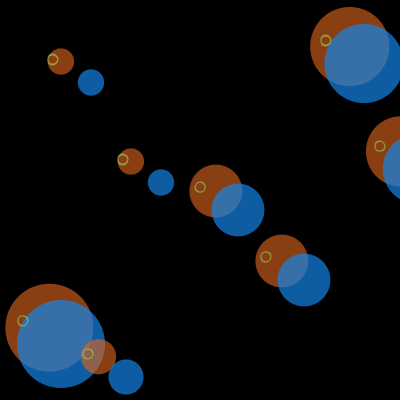
Frame 1 (no input)
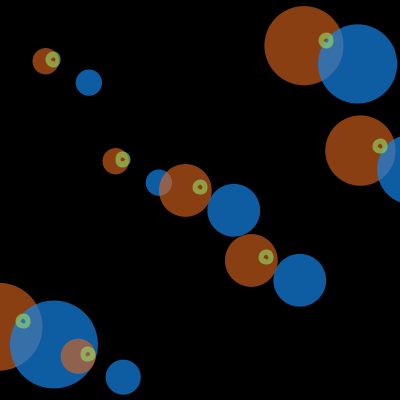
Frame 60 (the mouse pressed at the canvas centre just before this capture)
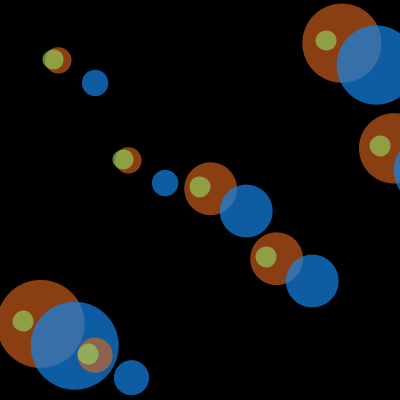
Frame 120 (the mouse held since frame 60 and released just before this capture)

The Processing sketch that drew these frames (run headless with seeded random() and noise(); from frame 60 on, the mouse is pressed at the canvas centre):

// Processing sketch: processing_171584
// ── processing_171584.pde

EggRing er1, er2, er3, er4, er5, er6, er7, er8;
void setup() {
size(400, 400);
smooth();
er1 = new EggRing(53, 76, 0.1, 33);
er2 = new EggRing(266, 290, 0.05, 66);
er3 = new EggRing(123, 176, 0.1, 33);
er4 = new EggRing(326, 90, 0.05, 99);
er5 = new EggRing(23, 376, 0.15, 110);
er6 = new EggRing(200, 220, 0.05, 66);
er7 = new EggRing(88, 376, 0.1, 44);
er8 = new EggRing(380, 190, 0.05, 88);
}
void draw() {
background(0);
er1.transmit();
er2.transmit();
er3.transmit();
er4.transmit();
er5.transmit();
er6.transmit();
er7.transmit();
er8.transmit();
}
class Egg {
float x, y; // X-coordinate, y-coordinate
float tilt; // Left and right angle offset
float angle; // Used to define the tilt
float scalar; // Height of the egg
// Constructor
Egg(int xpos, int ypos, float t, float s) {
x = xpos;
y = ypos;
tilt = t;
scalar = s / 100.0;
}
void wobble() {
tilt = cos(angle) / 2;
angle += 0.06;
}
void display() {
noStroke();
fill(220,100,30,160);
pushMatrix();
translate(x, y);
rotate(tilt);
scale(scalar);
ellipse(0,-50,80,80);
//beginShape();
//vertex(0, -100);
//bezierVertex(25, -100, 40, -65, 40, -40);
//bezierVertex(40, -15, 25, 0, 0, 0);
//bezierVertex(-25, 0, -40, -15, -40, -40);
//bezierVertex(-40, -65, -25, -100, 0, -100);
//endShape();
popMatrix();
}
}
class Egg2 {
float x, y; // X-coordinate, y-coordinate
float tilt; // Left and right angle offset
float angle; // Used to define the tilt
float scalar; // Height of the egg
// Constructor
Egg2(int xpos, int ypos, float t, float s) {
x = xpos;
y = ypos;
tilt = t;
scalar = s / 100.0;
}
void wobble() {
tilt = sin(angle) / 3;
angle += 0.06;
}
void display() {
noStroke();
fill(20,130,230,180);
pushMatrix();
translate(x, y);
rotate(tilt);
scale(scalar);
ellipse(0,-50,80,80);
//beginShape();
//vertex(0, -100);
//bezierVertex(25, -100, 40, -65, 40, -40);
//bezierVertex(40, -15, 25, 0, 0, 0);
//bezierVertex(-25, 0, -40, -15, -40, -40);
//bezierVertex(-40, -65, -25, -100, 0, -100);
//endShape();
popMatrix();
}
}
class EggRing {
Egg ovoid;
Egg2 ovoid2;
Ring circle = new Ring();
EggRing(int x, int y, float t, float sp) {
ovoid = new Egg(x, y, t, sp);
ovoid2 = new Egg2(x+38, y+23, t, sp);
circle.start(x, y - sp/2);
}
void transmit() {
ovoid.wobble();
ovoid.display();
ovoid2.wobble();
ovoid2.display();
circle.grow();

circle.display();
if (circle.on == false) {
circle.on = true;
}
}
}
class Ring {
float x, y; // X-coordinate, y-coordinate
float diameter; // Diameter of the ring
boolean on = false; // Turns the display on and off

void start(float xpos, float ypos) {
x = xpos;
y = ypos;

on = true;
diameter = 1;
}
void grow() {
if (on == true) {
diameter += 0.08;
if (diameter > 400) {
on = false;
}
}
}



void display() {
if (on == true) {
noFill();
strokeWeight(10);
stroke(150,220,100, 155);
ellipse(x, y, diameter, diameter);
}
}
}
